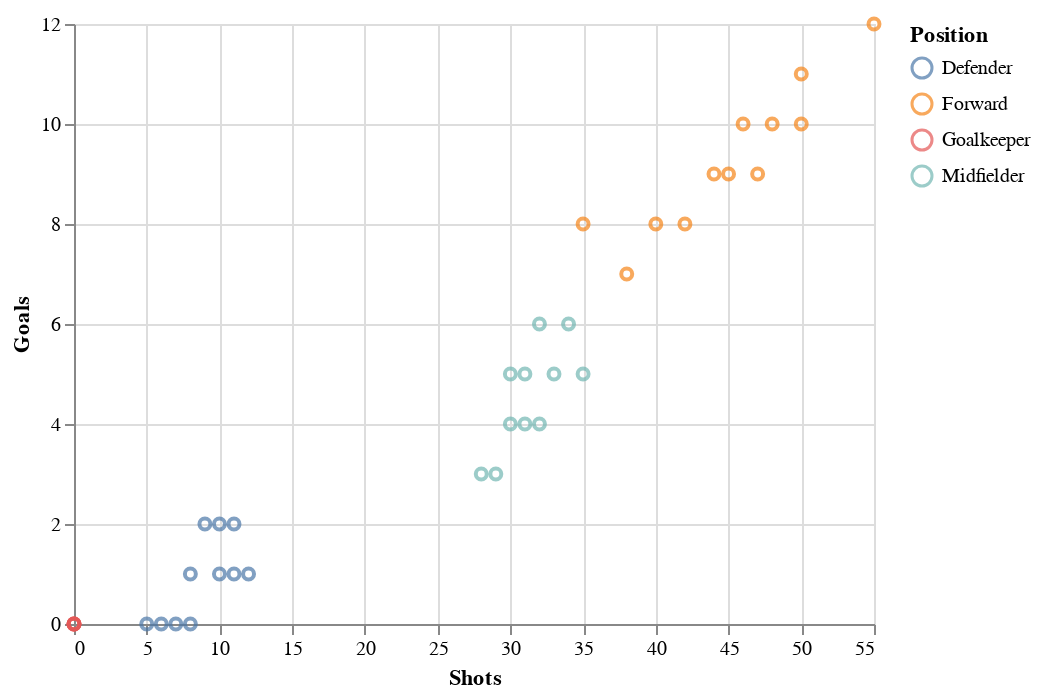

Notebook cell for this chart:
### Code cell
alt.Chart(df_frame).mark_point().encode(
    alt.X('Shots', scale=alt.Scale(zero=False)),
    alt.Y('Goals', scale=alt.Scale(zero=False)),

    color='Position'
)

### Figure 1 — Vega-Lite specification as saved in the notebook (floating-point values rounded to 4 significant figures)
{"config": {"view": {"continuousWidth": 400, "continuousHeight": 300}}, "data": {"name": "data-9b260eadefdebf8f5309cf014c650d45"}, "mark": "point", "encoding": {"color": {"field": "Position", "type": "nominal"}, "x": {"field": "Shots", "scale": {"zero": false}, "type": "quantitative"}, "y": {"field": "Goals", "scale": {"zero": false}, "type": "quantitative"}}, "$schema": "https://vega.github.io/schema/vega-lite/v4.17.0.json", "datasets": {"data-9b260eadefdebf8f5309cf014c650d45": [{"Name": "John Smith", "Height (cm)": 180, "Weight (kg)": 75, "Position": "Forward", "Goals": 10, "Shots": 50, "Nationality": "England", "Age": 27, "Assists": 5, "Pass Accuracy (%)": 80, "Minutes Played": 2000, "Yellow Cards": 3, "Red Cards": 0, "Fouls": 15, "Interceptions": 5, "Tackles": 8, "Saves": 0, "Crosses": 20, "Speed ": 30, "Dribbles": 40, "Key Passes": 25, "Clearances": 10, "Headers Won": 12, "Offsides": 5, "Successful Tackles (%)": 75, "Blocks": 5, "Errors Leading to Goal": 1, "Penalties Won": 2, "Penalties Conceded": 1, "Aerial Duels Won": 15, "Aerial Duels Lost": 5, "Long Balls": 30, "Free Kicks": 2}, {"Name": "David Johnson", "Height (cm)": 175, "Weight (kg)": 70, "Position": "Midfielder", "Goals": 4, "Shots": 30, "Nationality": "England", "Age": 24, "Assists": 7, "Pass Accuracy (%)": 85, "Minutes Played": 1800, "Yellow Cards": 4, "Red Cards": 0, "Fouls": 20, "Interceptions": 10, "Tackles": 12, "Saves": 0, "Crosses": 25, "Speed ": 28, "Dribbles": 35, "Key Passes": 20, "Clearances": 15, "Headers Won": 10, "Offsides": 4, "Successful Tackles (%)": 80, "Blocks": 6, "Errors Leading to Goal": 0, "Penalties Won": 1, "Penalties Conceded": 0, "Aerial Duels Won": 18, "Aerial Duels Lost": 7, "Long Balls": 25, "Free Kicks": 3}, {"Name": "Michael Brown", "Height (cm)": 185, "Weight (kg)": 78, "Position": "Defender", "Goals": 1, "Shots": 10, "Nationality": "England", "Age": 29, "Assists": 1, "Pass Accuracy (%)": 88, "Minutes Played": 2200, "Yellow Cards": 5, "Red Cards": 1, "Fouls": 30, "Interceptions": 15, "Tackles": 25, "Saves": 0, "Crosses": 5, "Speed ": 27, "Dribbles": 20, "Key Passes": 10, "Clearances": 30, "Headers Won": 25, "Offsides": 2, "Successful Tackles (%)": 85, "Blocks": 8, "Errors Leading to Goal": 2, "Penalties Won": 0, "Penalties Conceded": 2, "Aerial Duels Won": 20, "Aerial Duels Lost": 10, "Long Balls": 35, "Free Kicks": 0}, {"Name": "Chris Williams", "Height (cm)": 172, "Weight (kg)": 68, "Position": "Goalkeeper", "Goals": 0, "Shots": 0, "Nationality": "England", "Age": 31, "Assists": 0, "Pass Accuracy (%)": 70, "Minutes Played": 2100, "Yellow Cards": 1, "Red Cards": 0, "Fouls": 10, "Interceptions": 8, "Tackles": 10, "Saves": 50, "Crosses": 0, "Speed ": 24, "Dribbles": 5, "Key Passes": 5, "Clearances": 5, "Headers Won": 5, "Offsides": 1, "Successful Tackles (%)": 90, "Blocks": 10, "Errors Leading to Goal": 0, "Penalties Won": 0, "Penalties Conceded": 1, "Aerial Duels Won": 5, "Aerial Duels Lost": 3, "Long Balls": 10, "Free Kicks": 4}, {"Name": "Steven Taylor", "Height (cm)": 178, "Weight (kg)": 72, "Position": "Forward", "Goals": 8, "Shots": 40, "Nationality": "Scotland", "Age": 25, "Assists": 4, "Pass Accuracy (%)": 82, "Minutes Played": 1900, "Yellow Cards": 2, "Red Cards": 0, "Fouls": 12, "Interceptions": 4, "Tackles": 7, "Saves": 0, "Crosses": 18, "Speed ": 29, "Dribbles": 38, "Key Passes": 22, "Clearances": 12, "Headers Won": 14, "Offsides": 3, "Successful Tackles (%)": 78, "Blocks": 4, "Errors Leading to Goal": 1, "Penalties Won": 1, "Penalties Conceded": 1, "Aerial Duels Won": 12, "Aerial Duels Lost": 8, "Long Balls": 28, "Free Kicks": 1}, {"Name": "Richard Moore", "Height (cm)": 182, "Weight (kg)": 76, "Position": "Midfielder", "Goals": 5, "Shots": 35, "Nationality": "Scotland", "Age": 28, "Assists": 6, "Pass Accuracy (%)": 83, "Minutes Played": 2050, "Yellow Cards": 3, "Red Cards": 0, "Fouls": 18, "Interceptions": 7, "Tackles": 10, "Saves": 0, "Crosses": 22, "Speed ": 26, "Dribbles": 32, "Key Passes": 18, "Clearances": 17, "Headers Won": 13, "Offsides": 4, "Successful Tackles (%)": 82, "Blocks": 7, "Errors Leading to Goal": 0, "Penalties Won": 0, "Penalties Conceded": 2, "Aerial Duels Won": 16, "Aerial Duels Lost": 9, "Long Balls": 24, "Free Kicks": 2}, {"Name": "Daniel Jones", "Height (cm)": 170, "Weight (kg)": 65, "Position": "Defender", "Goals": 0, "Shots": 5, "Nationality": "Wales", "Age": 26, "Assists": 2, "Pass Accuracy (%)": 86, "Minutes Played": 1950, "Yellow Cards": 4, "Red Cards": 0, "Fouls": 25, "Interceptions": 12, "Tackles": 20, "Saves": 0, "Crosses": 3, "Speed ": 25, "Dribbles": 18, "Key Passes": 8, "Clearances": 28, "Headers Won": 22, "Offsides": 2, "Successful Tackles (%)": 88, "Blocks": 9, "Errors Leading to Goal": 1, "Penalties Won": 0, "Penalties Conceded": 1, "Aerial Duels Won": 23, "Aerial Duels Lost": 12, "Long Balls": 22, "Free Kicks": 0}, {"Name": "Kevin Roberts", "Height (cm)": 180, "Weight (kg)": 74, "Position": "Forward", "Goals": 12, "Shots": 55, "Nationality": "Wales", "Age": 30, "Assists": 3, "Pass Accuracy (%)": 79, "Minutes Played": 2150, "Yellow Cards": 2, "Red Cards": 0, "Fouls": 14, "Interceptions": 6, "Tackles": 9, "Saves": 0, "Crosses": 21, "Speed ": 31, "Dribbles": 42, "Key Passes": 24, "Clearances": 14, "Headers Won": 15, "Offsides": 4, "Successful Tackles (%)": 77, "Blocks": 6, "Errors Leading to Goal": 2, "Penalties Won": 2, "Penalties Conceded": 1, "Aerial Duels Won": 17, "Aerial Duels Lost": 5, "Long Balls": 26, "Free Kicks": 3}, {"Name": "Brian Green", "Height (cm)": 177, "Weight (kg)": 73, "Position": "Midfielder", "Goals": 6, "Shots": 32, "Nationality": "Ireland", "Age": 27, "Assists": 5, "Pass Accuracy (%)": 84, "Minutes Played": 1980, "Yellow Cards": 5, "Red Cards": 0, "Fouls": 22, "Interceptions": 9, "Tackles": 13, "Saves": 0, "Crosses": 23, "Speed ": 28, "Dribbles": 30, "Key Passes": 21, "Clearances": 16, "Headers Won": 12, "Offsides": 3, "Successful Tackles (%)": 83, "Blocks": 5, "Errors Leading to Goal": 0, "Penalties Won": 1, "Penalties Conceded": 1, "Aerial Duels Won": 14, "Aerial Duels Lost": 8, "Long Balls": 23, "Free Kicks": 2}, {"Name": "James White", "Height (cm)": 183, "Weight (kg)": 77, "Position": "Defender", "Goals": 1, "Shots": 8, "Nationality": "Ireland", "Age": 32, "Assists": 1, "Pass Accuracy (%)": 87, "Minutes Played": 2300, "Yellow Cards": 3, "Red Cards": 1, "Fouls": 28, "Interceptions": 14, "Tackles": 22, "Saves": 0, "Crosses": 4, "Speed ": 27, "Dribbles": 22, "Key Passes": 15, "Clearances": 35, "Headers Won": 28, "Offsides": 1, "Successful Tackles (%)": 89, "Blocks": 11, "Errors Leading to Goal": 2, "Penalties Won": 0, "Penalties Conceded": 2, "Aerial Duels Won": 26, "Aerial Duels Lost": 15, "Long Balls": 30, "Free Kicks": 1}, {"Name": "Robert Black", "Height (cm)": 175, "Weight (kg)": 71, "Position": "Forward", "Goals": 7, "Shots": 38, "Nationality": "England", "Age": 24, "Assists": 6, "Pass Accuracy (%)": 81, "Minutes Played": 1850, "Yellow Cards": 4, "Red Cards": 0, "Fouls": 17, "Interceptions": 5, "Tackles": 8, "Saves": 0, "Crosses": 19, "Speed ": 29, "Dribbles": 40, "Key Passes": 26, "Clearances": 10, "Headers Won": 14, "Offsides": 4, "Successful Tackles (%)": 74, "Blocks": 4, "Errors Leading to Goal": 0, "Penalties Won": 2, "Penalties Conceded": 1, "Aerial Duels Won": 16, "Aerial Duels Lost": 6, "Long Balls": 28, "Free Kicks": 2}, {"Name": "Tom Harris", "Height (cm)": 178, "Weight (kg)": 74, "Position": "Midfielder", "Goals": 3, "Shots": 28, "Nationality": "England", "Age": 26, "Assists": 7, "Pass Accuracy (%)": 85, "Minutes Played": 2000, "Yellow Cards": 3, "Red Cards": 0, "Fouls": 20, "Interceptions": 10, "Tackles": 12, "Saves": 0, "Crosses": 24, "Speed ": 28, "Dribbles": 33, "Key Passes": 19, "Clearances": 13, "Headers Won": 10, "Offsides": 3, "Successful Tackles (%)": 80, "Blocks": 7, "Errors Leading to Goal": 1, "Penalties Won": 1, "Penalties Conceded": 2, "Aerial Duels Won": 18, "Aerial Duels Lost": 9, "Long Balls": 25, "Free Kicks": 2}, {"Name": "Paul Clark", "Height (cm)": 186, "Weight (kg)": 79, "Position": "Defender", "Goals": 1, "Shots": 12, "Nationality": "England", "Age": 28, "Assists": 1, "Pass Accuracy (%)": 89, "Minutes Played": 2200, "Yellow Cards": 4, "Red Cards": 1, "Fouls": 32, "Interceptions": 18, "Tackles": 26, "Saves": 0, "Crosses": 6, "Speed ": 26, "Dribbles": 21, "Key Passes": 12, "Clearances": 31, "Headers Won": 27, "Offsides": 1, "Successful Tackles (%)": 88, "Blocks": 12, "Errors Leading to Goal": 3, "Penalties Won": 0, "Penalties Conceded": 2, "Aerial Duels Won": 28, "Aerial Duels Lost": 13, "Long Balls": 33, "Free Kicks": 0}, {"Name": "Andrew Lewis", "Height (cm)": 173, "Weight (kg)": 69, "Position": "Goalkeeper", "Goals": 0, "Shots": 0, "Nationality": "England", "Age": 30, "Assists": 0, "Pass Accuracy (%)": 72, "Minutes Played": 2100, "Yellow Cards": 2, "Red Cards": 0, "Fouls": 12, "Interceptions": 7, "Tackles": 11, "Saves": 55, "Crosses": 0, "Speed ": 23, "Dribbles": 6, "Key Passes": 6, "Clearances": 6, "Headers Won": 4, "Offsides": 0, "Successful Tackles (%)": 91, "Blocks": 9, "Errors Leading to Goal": 0, "Penalties Won": 0, "Penalties Conceded": 2, "Aerial Duels Won": 6, "Aerial Duels Lost": 2, "Long Balls": 15, "Free Kicks": 4}, {"Name": "Anthony Young", "Height (cm)": 181, "Weight (kg)": 75, "Position": "Forward", "Goals": 9, "Shots": 45, "Nationality": "Scotland", "Age": 26, "Assists": 4, "Pass Accuracy (%)": 83, "Minutes Played": 1950, "Yellow Cards": 3, "Red Cards": 0, "Fouls": 15, "Interceptions": 6, "Tackles": 9, "Saves": 0, "Crosses": 20, "Speed ": 30, "Dribbles": 38, "Key Passes": 23, "Clearances": 11, "Headers Won": 16, "Offsides": 3, "Successful Tackles (%)": 76, "Blocks": 5, "Errors Leading to Goal": 1, "Penalties Won": 1, "Penalties Conceded": 1, "Aerial Duels Won": 17, "Aerial Duels Lost": 7, "Long Balls": 29, "Free Kicks": 2}, {"Name": "Simon Hall", "Height (cm)": 179, "Weight (kg)": 73, "Position": "Midfielder", "Goals": 5, "Shots": 33, "Nationality": "Scotland", "Age": 29, "Assists": 6, "Pass Accuracy (%)": 84, "Minutes Played": 2050, "Yellow Cards": 4, "Red Cards": 0, "Fouls": 19, "Interceptions": 8, "Tackles": 14, "Saves": 0, "Crosses": 22, "Speed ": 27, "Dribbles": 31, "Key Passes": 18, "Clearances": 15, "Headers Won": 11, "Offsides": 2, "Successful Tackles (%)": 81, "Blocks": 6, "Errors Leading to Goal": 0, "Penalties Won": 1, "Penalties Conceded": 2, "Aerial Duels Won": 18, "Aerial Duels Lost": 10, "Long Balls": 26, "Free Kicks": 1}, {"Name": "Jack King", "Height (cm)": 171, "Weight (kg)": 66, "Position": "Defender", "Goals": 0, "Shots": 6, "Nationality": "Wales", "Age": 25, "Assists": 1, "Pass Accuracy (%)": 88, "Minutes Played": 1980, "Yellow Cards": 3, "Red Cards": 0, "Fouls": 26, "Interceptions": 14, "Tackles": 23, "Saves": 0, "Crosses": 4, "Speed ": 24, "Dribbles": 15, "Key Passes": 9, "Clearances": 28, "Headers Won": 20, "Offsides": 1, "Successful Tackles (%)": 90, "Blocks": 11, "Errors Leading to Goal": 2, "Penalties Won": 0, "Penalties Conceded": 1, "Aerial Duels Won": 25, "Aerial Duels Lost": 12, "Long Balls": 23, "Free Kicks": 0}, {"Name": "George Baker", "Height (cm)": 182, "Weight (kg)": 76, "Position": "Forward", "Goals": 11, "Shots": 50, "Nationality": "Wales", "Age": 28, "Assists": 2, "Pass Accuracy (%)": 80, "Minutes Played": 2150, "Yellow Cards": 1, "Red Cards": 0, "Fouls": 13, "Interceptions": 6, "Tackles": 9, "Saves": 0, "Crosses": 21, "Speed ": 30, "Dribbles": 41, "Key Passes": 27, "Clearances": 13, "Headers Won": 15, "Offsides": 3, "Successful Tackles (%)": 78, "Blocks": 5, "Errors Leading to Goal": 1, "Penalties Won": 2, "Penalties Conceded": 1, "Aerial Duels Won": 16, "Aerial Duels Lost": 6, "Long Balls": 27, "Free Kicks": 2}, {"Name": "Harry Carter", "Height (cm)": 176, "Weight (kg)": 72, "Position": "Midfielder", "Goals": 4, "Shots": 31, "Nationality": "Ireland", "Age": 27, "Assists": 7, "Pass Accuracy (%)": 86, "Minutes Played": 2000, "Yellow Cards": 4, "Red Cards": 0, "Fouls": 23, "Interceptions": 11, "Tackles": 15, "Saves": 0, "Crosses": 24, "Speed ": 28, "Dribbles": 33, "Key Passes": 19, "Clearances": 14, "Headers Won": 12, "Offsides": 3, "Successful Tackles (%)": 82, "Blocks": 7, "Errors Leading to Goal": 1, "Penalties Won": 1, "Penalties Conceded": 2, "Aerial Duels Won": 19, "Aerial Duels Lost": 10, "Long Balls": 26, "Free Kicks": 2}, {"Name": "Frank Davis", "Height (cm)": 184, "Weight (kg)": 78, "Position": "Defender", "Goals": 2, "Shots": 10, "Nationality": "Ireland", "Age": 31, "Assists": 2, "Pass Accuracy (%)": 87, "Minutes Played": 2300, "Yellow Cards": 2, "Red Cards": 1, "Fouls": 29, "Interceptions": 17, "Tackles": 24, "Saves": 0, "Crosses": 5, "Speed ": 25, "Dribbles": 20, "Key Passes": 13, "Clearances": 32, "Headers Won": 26, "Offsides": 1, "Successful Tackles (%)": 86, "Blocks": 12, "Errors Leading to Goal": 3, "Penalties Won": 0, "Penalties Conceded": 2, "Aerial Duels Won": 27, "Aerial Duels Lost": 14, "Long Balls": 34, "Free Kicks": 0}, {"Name": "Joe Parker", "Height (cm)": 174, "Weight (kg)": 70, "Position": "Forward", "Goals": 8, "Shots": 35, "Nationality": "England", "Age": 24, "Assists": 5, "Pass Accuracy (%)": 82, "Minutes Played": 1900, "Yellow Cards": 3, "Red Cards": 0, "Fouls": 16, "Interceptions": 7, "Tackles": 10, "Saves": 0, "Crosses": 18, "Speed ": 29, "Dribbles": 39, "Key Passes": 25, "Clearances": 11, "Headers Won": 13, "Offsides": 4, "Successful Tackles (%)": 75, "Blocks": 5, "Errors Leading to Goal": 0, "Penalties Won": 2, "Penalties Conceded": 1, "Aerial Duels Won": 15, "Aerial Duels Lost": 7, "Long Balls": 29, "Free Kicks": 1}, {"Name": "Ben Cooper", "Height (cm)": 179, "Weight (kg)": 74, "Position": "Midfielder", "Goals": 3, "Shots": 29, "Nationality": "England", "Age": 25, "Assists": 6, "Pass Accuracy (%)": 84, "Minutes Played": 2000, "Yellow Cards": 4, "Red Cards": 0, "Fouls": 21, "Interceptions": 9, "Tackles": 13, "Saves": 0, "Crosses": 23, "Speed ": 27, "Dribbles": 32, "Key Passes": 18, "Clearances": 14, "Headers Won": 11, "Offsides": 2, "Successful Tackles (%)": 81, "Blocks": 6, "Errors Leading to Goal": 1, "Penalties Won": 1, "Penalties Conceded": 2, "Aerial Duels Won": 16, "Aerial Duels Lost": 9, "Long Balls": 25, "Free Kicks": 2}, {"Name": "Alan Mitchell", "Height (cm)": 185, "Weight (kg)": 77, "Position": "Defender", "Goals": 1, "Shots": 11, "Nationality": "England", "Age": 30, "Assists": 1, "Pass Accuracy (%)": 89, "Minutes Played": 2200, "Yellow Cards": 5, "Red Cards": 1, "Fouls": 31, "Interceptions": 16, "Tackles": 25, "Saves": 0, "Crosses": 6, "Speed ": 25, "Dribbles": 19, "Key Passes": 11, "Clearances": 30, "Headers Won": 27, "Offsides": 1, "Successful Tackles (%)": 87, "Blocks": 12, "Errors Leading to Goal": 2, "Penalties Won": 0, "Penalties Conceded": 2, "Aerial Duels Won": 28, "Aerial Duels Lost": 12, "Long Balls": 33, "Free Kicks": 0}, {"Name": "Scott Turner", "Height (cm)": 172, "Weight (kg)": 68, "Position": "Goalkeeper", "Goals": 0, "Shots": 0, "Nationality": "England", "Age": 32, "Assists": 0, "Pass Accuracy (%)": 70, "Minutes Played": 2100, "Yellow Cards": 1, "Red Cards": 0, "Fouls": 11, "Interceptions": 8, "Tackles": 12, "Saves": 52, "Crosses": 0, "Speed ": 24, "Dribbles": 5, "Key Passes": 4, "Clearances": 4, "Headers Won": 3, "Offsides": 0, "Successful Tackles (%)": 90, "Blocks": 8, "Errors Leading to Goal": 0, "Penalties Won": 0, "Penalties Conceded": 1, "Aerial Duels Won": 6, "Aerial Duels Lost": 3, "Long Balls": 12, "Free Kicks": 3}, {"Name": "Peter Wright", "Height (cm)": 180, "Weight (kg)": 75, "Position": "Forward", "Goals": 10, "Shots": 48, "Nationality": "Scotland", "Age": 27, "Assists": 4, "Pass Accuracy (%)": 83, "Minutes Played": 2000, "Yellow Cards": 3, "Red Cards": 0, "Fouls": 15, "Interceptions": 5, "Tackles": 9, "Saves": 0, "Crosses": 19, "Speed ": 31, "Dribbles": 37, "Key Passes": 22, "Clearances": 12, "Headers Won": 15, "Offsides": 4, "Successful Tackles (%)": 78, "Blocks": 6, "Errors Leading to Goal": 1, "Penalties Won": 2, "Penalties Conceded": 1, "Aerial Duels Won": 16, "Aerial Duels Lost": 8, "Long Balls": 27, "Free Kicks": 1}, {"Name": "Adam Wood", "Height (cm)": 176, "Weight (kg)": 73, "Position": "Midfielder", "Goals": 6, "Shots": 34, "Nationality": "Scotland", "Age": 28, "Assists": 5, "Pass Accuracy (%)": 85, "Minutes Played": 1950, "Yellow Cards": 4, "Red Cards": 0, "Fouls": 18, "Interceptions": 8, "Tackles": 14, "Saves": 0, "Crosses": 21, "Speed ": 28, "Dribbles": 30, "Key Passes": 19, "Clearances": 14, "Headers Won": 12, "Offsides": 3, "Successful Tackles (%)": 82, "Blocks": 5, "Errors Leading to Goal": 0, "Penalties Won": 1, "Penalties Conceded": 2, "Aerial Duels Won": 19, "Aerial Duels Lost": 10, "Long Balls": 26, "Free Kicks": 2}, {"Name": "Victor Bell", "Height (cm)": 171, "Weight (kg)": 67, "Position": "Defender", "Goals": 0, "Shots": 7, "Nationality": "Wales", "Age": 26, "Assists": 1, "Pass Accuracy (%)": 87, "Minutes Played": 1930, "Yellow Cards": 4, "Red Cards": 0, "Fouls": 24, "Interceptions": 13, "Tackles": 22, "Saves": 0, "Crosses": 4, "Speed ": 25, "Dribbles": 16, "Key Passes": 10, "Clearances": 29, "Headers Won": 23, "Offsides": 2, "Successful Tackles (%)": 89, "Blocks": 10, "Errors Leading to Goal": 2, "Penalties Won": 0, "Penalties Conceded": 1, "Aerial Duels Won": 24, "Aerial Duels Lost": 12, "Long Balls": 25, "Free Kicks": 0}, {"Name": "Samuel Scott", "Height (cm)": 183, "Weight (kg)": 76, "Position": "Forward", "Goals": 9, "Shots": 44, "Nationality": "Wales", "Age": 29, "Assists": 3, "Pass Accuracy (%)": 80, "Minutes Played": 2140, "Yellow Cards": 2, "Red Cards": 0, "Fouls": 13, "Interceptions": 6, "Tackles": 9, "Saves": 0, "Crosses": 20, "Speed ": 29, "Dribbles": 35, "Key Passes": 23, "Clearances": 12, "Headers Won": 14, "Offsides": 3, "Successful Tackles (%)": 76, "Blocks": 5, "Errors Leading to Goal": 1, "Penalties Won": 1, "Penalties Conceded": 1, "Aerial Duels Won": 16, "Aerial Duels Lost": 8, "Long Balls": 27, "Free Kicks": 2}, {"Name": "Carl Hughes", "Height (cm)": 177, "Weight (kg)": 72, "Position": "Midfielder", "Goals": 5, "Shots": 30, "Nationality": "Ireland", "Age": 28, "Assists": 6, "Pass Accuracy (%)": 84, "Minutes Played": 2000, "Yellow Cards": 5, "Red Cards": 0, "Fouls": 21, "Interceptions": 8, "Tackles": 13, "Saves": 0, "Crosses": 22, "Speed ": 28, "Dribbles": 29, "Key Passes": 20, "Clearances": 15, "Headers Won": 11, "Offsides": 2, "Successful Tackles (%)": 81, "Blocks": 7, "Errors Leading to Goal": 0, "Penalties Won": 1, "Penalties Conceded": 2, "Aerial Duels Won": 17, "Aerial Duels Lost": 9, "Long Balls": 26, "Free Kicks": 2}, {"Name": "Mark Bennett", "Height (cm)": 184, "Weight (kg)": 78, "Position": "Defender", "Goals": 2, "Shots": 9, "Nationality": "Ireland", "Age": 31, "Assists": 1, "Pass Accuracy (%)": 87, "Minutes Played": 2250, "Yellow Cards": 3, "Red Cards": 1, "Fouls": 27, "Interceptions": 16, "Tackles": 24, "Saves": 0, "Crosses": 5, "Speed ": 26, "Dribbles": 21, "Key Passes": 12, "Clearances": 31, "Headers Won": 27, "Offsides": 1, "Successful Tackles (%)": 86, "Blocks": 11, "Errors Leading to Goal": 2, "Penalties Won": 0, "Penalties Conceded": 2, "Aerial Duels Won": 27, "Aerial Duels Lost": 14, "Long Balls": 30, "Free Kicks": 1}, {"Name": "Dean Edwards", "Height (cm)": 175, "Weight (kg)": 70, "Position": "Forward", "Goals": 10, "Shots": 46, "Nationality": "England", "Age": 26, "Assists": 4, "Pass Accuracy (%)": 81, "Minutes Played": 2000, "Yellow Cards": 3, "Red Cards": 0, "Fouls": 14, "Interceptions": 5, "Tackles": 9, "Saves": 0, "Crosses": 20, "Speed ": 30, "Dribbles": 38, "Key Passes": 25, "Clearances": 11, "Headers Won": 13, "Offsides": 3, "Successful Tackles (%)": 77, "Blocks": 5, "Errors Leading to Goal": 1, "Penalties Won": 2, "Penalties Conceded": 1, "Aerial Duels Won": 15, "Aerial Duels Lost": 7, "Long Balls": 28, "Free Kicks": 2}, {"Name": "Henry Evans", "Height (cm)": 178, "Weight (kg)": 74, "Position": "Midfielder", "Goals": 4, "Shots": 32, "Nationality": "England", "Age": 27, "Assists": 6, "Pass Accuracy (%)": 85, "Minutes Played": 2050, "Yellow Cards": 4, "Red Cards": 0, "Fouls": 19, "Interceptions": 9, "Tackles": 14, "Saves": 0, "Crosses": 23, "Speed ": 28, "Dribbles": 32, "Key Passes": 21, "Clearances": 15, "Headers Won": 12, "Offsides": 3, "Successful Tackles (%)": 82, "Blocks": 6, "Errors Leading to Goal": 1, "Penalties Won": 1, "Penalties Conceded": 2, "Aerial Duels Won": 18, "Aerial Duels Lost": 10, "Long Balls": 26, "Free Kicks": 2}, {"Name": "Oliver Gray", "Height (cm)": 186, "Weight (kg)": 79, "Position": "Defender", "Goals": 2, "Shots": 11, "Nationality": "England", "Age": 30, "Assists": 1, "Pass Accuracy (%)": 89, "Minutes Played": 2200, "Yellow Cards": 5, "Red Cards": 1, "Fouls": 32, "Interceptions": 18, "Tackles": 25, "Saves": 0, "Crosses": 6, "Speed ": 26, "Dribbles": 20, "Key Passes": 14, "Clearances": 30, "Headers Won": 28, "Offsides": 1, "Successful Tackles (%)": 88, "Blocks": 12, "Errors Leading to Goal": 3, "Penalties Won": 0, "Penalties Conceded": 2, "Aerial Duels Won": 28, "Aerial Duels Lost": 12, "Long Balls": 33, "Free Kicks": 0}, {"Name": "Charlie Morris", "Height (cm)": 172, "Weight (kg)": 68, "Position": "Goalkeeper", "Goals": 0, "Shots": 0, "Nationality": "England", "Age": 32, "Assists": 0, "Pass Accuracy (%)": 70, "Minutes Played": 2100, "Yellow Cards": 1, "Red Cards": 0, "Fouls": 12, "Interceptions": 7, "Tackles": 11, "Saves": 52, "Crosses": 0, "Speed ": 24, "Dribbles": 5, "Key Passes": 4, "Clearances": 5, "Headers Won": 4, "Offsides": 0, "Successful Tackles (%)": 90, "Blocks": 8, "Errors Leading to Goal": 0, "Penalties Won": 0, "Penalties Conceded": 1, "Aerial Duels Won": 6, "Aerial Duels Lost": 3, "Long Balls": 12, "Free Kicks": 3}, {"Name": "Alfie Hunt", "Height (cm)": 181, "Weight (kg)": 75, "Position": "Forward", "Goals": 8, "Shots": 42, "Nationality": "Scotland", "Age": 27, "Assists": 3, "Pass Accuracy (%)": 82, "Minutes Played": 1950, "Yellow Cards": 2, "Red Cards": 0, "Fouls": 16, "Interceptions": 5, "Tackles": 8, "Saves": 0, "Crosses": 19, "Speed ": 30, "Dribbles": 36, "Key Passes": 24, "Clearances": 13, "Headers Won": 15, "Offsides": 3, "Successful Tackles (%)": 79, "Blocks": 5, "Errors Leading to Goal": 1, "Penalties Won": 2, "Penalties Conceded": 1, "Aerial Duels Won": 17, "Aerial Duels Lost": 7, "Long Balls": 27, "Free Kicks": 1}, {"Name": "Thomas Clark", "Height (cm)": 179, "Weight (kg)": 73, "Position": "Midfielder", "Goals": 5, "Shots": 31, "Nationality": "Scotland", "Age": 28, "Assists": 6, "Pass Accuracy (%)": 84, "Minutes Played": 2000, "Yellow Cards": 4, "Red Cards": 0, "Fouls": 20, "Interceptions": 9, "Tackles": 12, "Saves": 0, "Crosses": 23, "Speed ": 28, "Dribbles": 31, "Key Passes": 18, "Clearances": 15, "Headers Won": 11, "Offsides": 3, "Successful Tackles (%)": 80, "Blocks": 7, "Errors Leading to Goal": 0, "Penalties Won": 1, "Penalties Conceded": 2, "Aerial Duels Won": 18, "Aerial Duels Lost": 10, "Long Balls": 26, "Free Kicks": 2}, {"Name": "Phillip Lewis", "Height (cm)": 170, "Weight (kg)": 65, "Position": "Defender", "Goals": 0, "Shots": 8, "Nationality": "Wales", "Age": 25, "Assists": 1, "Pass Accuracy (%)": 88, "Minutes Played": 1980, "Yellow Cards": 3, "Red Cards": 0, "Fouls": 24, "Interceptions": 13, "Tackles": 23, "Saves": 0, "Crosses": 4, "Speed ": 24, "Dribbles": 16, "Key Passes": 9, "Clearances": 29, "Headers Won": 22, "Offsides": 2, "Successful Tackles (%)": 90, "Blocks": 11, "Errors Leading to Goal": 2, "Penalties Won": 0, "Penalties Conceded": 1, "Aerial Duels Won": 25, "Aerial Duels Lost": 12, "Long Balls": 23, "Free Kicks": 0}, {"Name": "Patrick Edwards", "Height (cm)": 182, "Weight (kg)": 76, "Position": "Forward", "Goals": 9, "Shots": 47, "Nationality": "Wales", "Age": 28, "Assists": 3, "Pass Accuracy (%)": 80, "Minutes Played": 2150, "Yellow Cards": 2, "Red Cards": 0, "Fouls": 14, "Interceptions": 6, "Tackles": 9, "Saves": 0, "Crosses": 21, "Speed ": 29, "Dribbles": 35, "Key Passes": 23, "Clearances": 12, "Headers Won": 14, "Offsides": 3, "Successful Tackles (%)": 78, "Blocks": 5, "Errors Leading to Goal": 1, "Penalties Won": 1, "Penalties Conceded": 1, "Aerial Duels Won": 16, "Aerial Duels Lost": 8, "Long Balls": 27, "Free Kicks": 2}]}}
